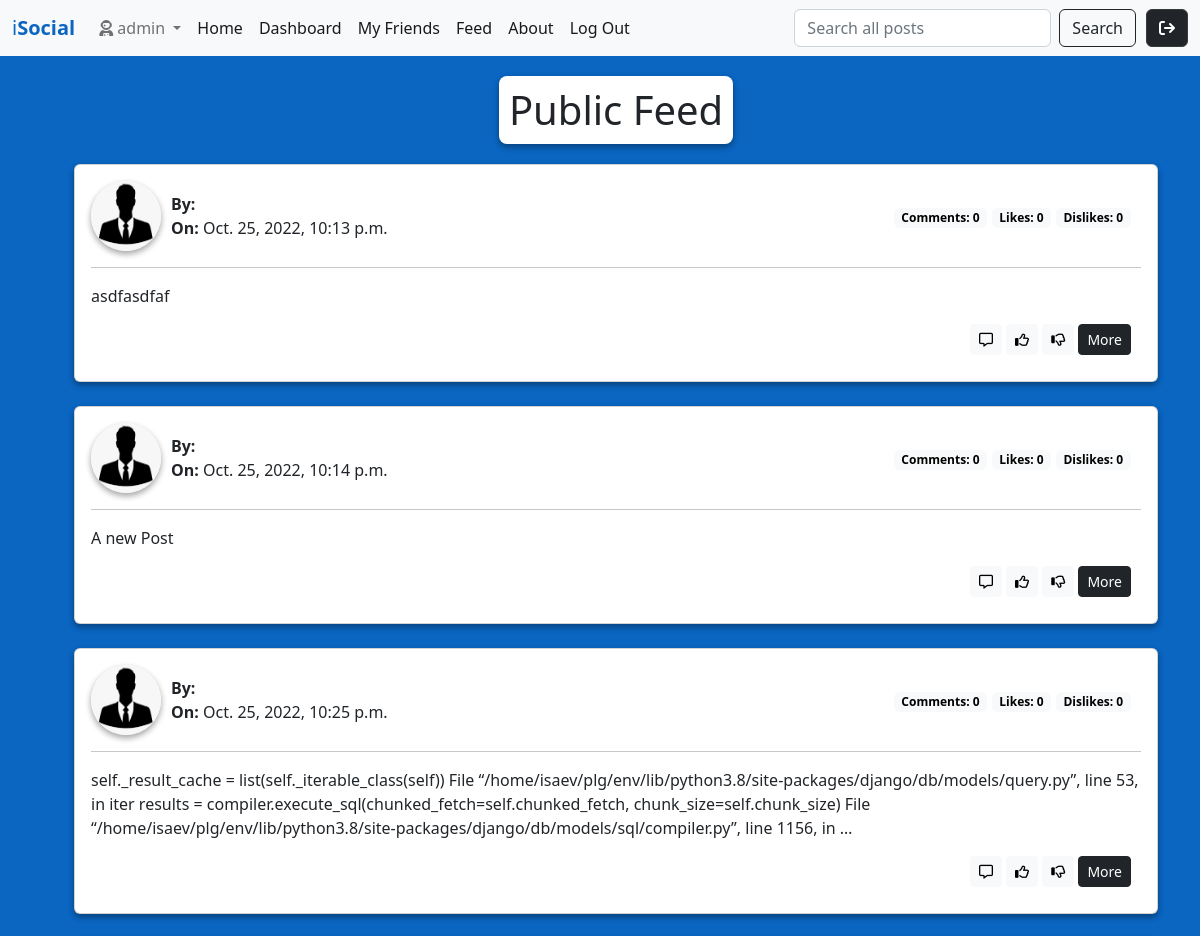
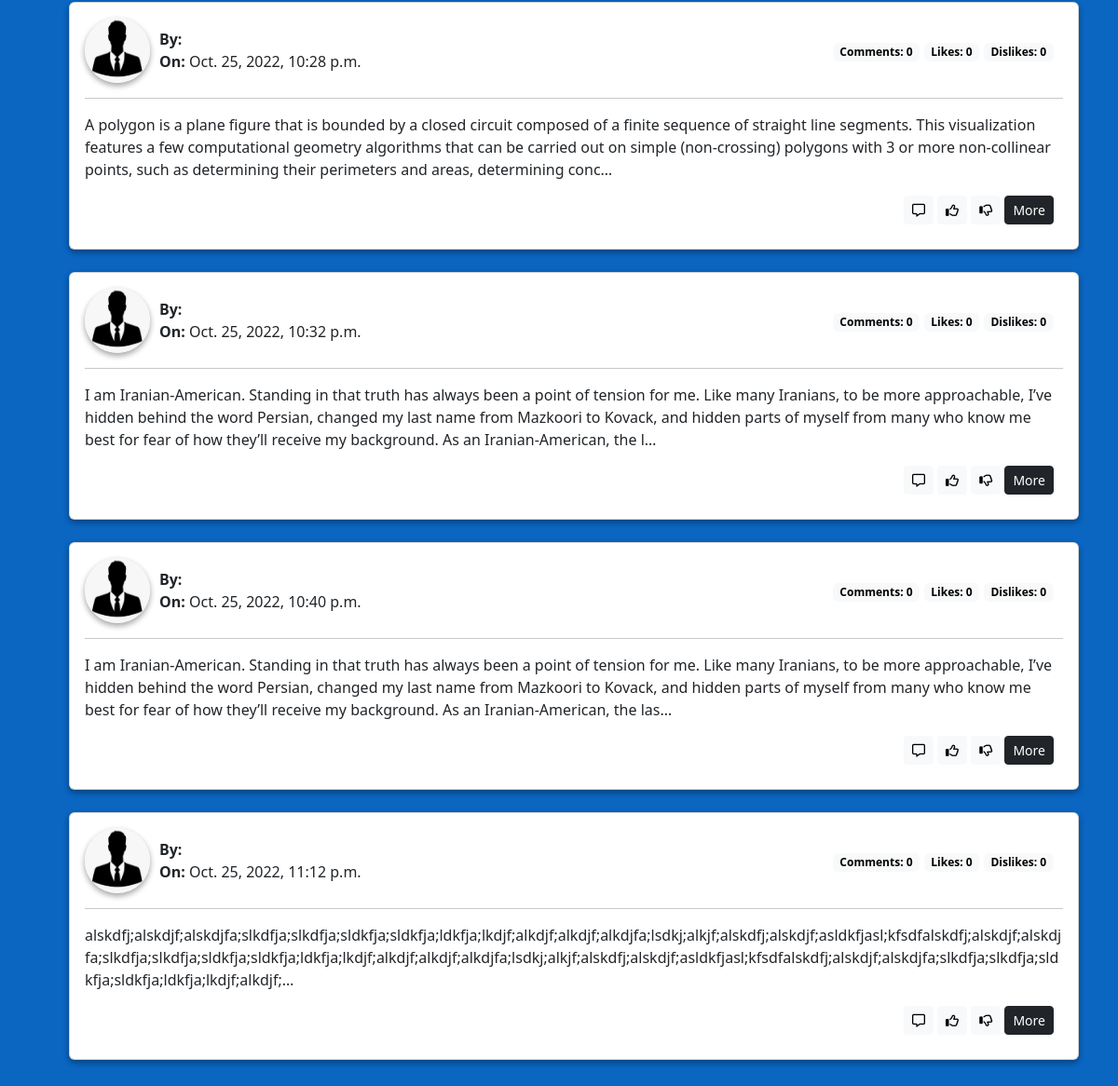
The page /posts/ (signed in) on the database its author committed (2 pictures, top to bottom).
### accounts/models.py (models this page shows)
class CustomUser(AbstractUser):
    email = models.EmailField(blank=True, default='', unique=True)
    first_name = models.CharField(max_length=255, blank=True, default='')
    last_name = models.CharField(max_length=255, blank=True, default='')
    username = models.CharField(max_length=255, blank=True, default='', unique=True)

### posts/models.py (models this page shows)
class Post(models.Model):
    body = models.TextField()
    comments = models.IntegerField(default=0)
    likes = models.IntegerField(default=0)
    dislikes = models.IntegerField(default=0)
    created_on = models.DateTimeField(
        auto_now_add=True,
        null=True,
        blank=True
    )

### posts/views.py (the view)
# urls.py: path('', PostListView.as_view(), name='post_list'),
class PostListView(ListView):
    template_name = "posts/post_list.html"
    model = Post

### templates/posts/post_list.html (shortened to what this page needs)
{% extends 'base.html' %}
{% block content %}
<ul>
    {% if post_list %}
    <h1 class="on-blue-message">Public Feed</h1>
    {% for post in post_list %}
    <div class="card box">
        <div class="card-body">
            <div class="post-top">
                <div  class="post-top">
                    <div>
                        <img src="/static/img/male.jpeg" alt="default user pic" width="70" height="70" class="profile-pic">
                    </div>
                    <div>
                        <div>
                            <strong>By:</strong> <a href="#"> {{ post.poster}} </a>
                        </div>
                        <div>
                            <strong> On:</strong> {{ post.created_on }}
                        </div>
                    </div>
                </div>
                <div class="author-options">
                    <span class="badge text-bg-light"><strong>Comments:</strong> {{ post.comments }}</span>
                    <span class="badge text-bg-light"><strong>Likes:</strong> {{ post.likes }}</span>
                    <span class="badge text-bg-light"><strong>Dislikes:</strong> {{ post.dislikes }}</span>
                </div>
            </div>
            <hr>
            <p class="card-text">{{ post.body|truncatechars:350 }}</p>
            <div class="author-options">
                {% if user != post.poster %}
                <a href="#" class="btn btn-sm btn-light">
                    <i class="fa-regular fa-message"></i>
                </a>
                <a href="#" class="btn btn-sm btn-light">
                    <i class="fa-regular fa-thumbs-up"></i>
                </a>
                <a href="#" class="btn btn-sm btn-light">
                    <i class="fa-regular fa-thumbs-down"></i>
                </a>
                <a href="{% url 'post_detail' post.id %}" class="btn btn-dark btn-sm">
                    More
                </a>
                {% endif %}
            </div>
        </div>
    </div>
    <br />
    {% endfor %}
    {% else %}
    <h1>Awwww!</h1>
    <h1>Currently no Posts!</h1>
    {% endif %}
</ul>
{% endblock content %}

### templates/base.html (shortened to what this page needs)
{% load static %}
<!DOCTYPE html>
<html lang="en">
<head>
    <link href="https://cdn.jsdelivr.net/npm/bootstrap@5.2.1/dist/css/bootstrap.min.css" rel="stylesheet">
    <link rel="stylesheet" href="{% static '/css/base.css' %}">
    <link rel="stylesheet" href="https://cdn.jsdelivr.net/npm/bootstrap-icons@1.9.1/font/bootstrap-icons.css">
</head>
<body>
    <nav class="navbar navbar-light navbar-expand-lg bg-light">
        <div class="container-fluid">
            <a class="navbar-brand" href="{% url 'home' %}" id="logo-daily">i<strong>Social</strong></a>
            <div class="collapse navbar-collapse" id="navbarSupportedContent">
                <ul class="navbar-nav me-auto mb-2 mb-lg-0">
                    {% if user.is_authenticated %}
                    <li class="nav-item dropdown">
                        <a class="nav-link dropdown-toggle" href="#" role="button" data-bs-toggle="dropdown" aria-expanded="false">
                            <i class="fa-solid fa-user-astronaut"></i> {{ user.username }}
                        </a>
                    </li>
                    {% else %}
                    <li class="nav-item">
                        <a class="nav-link active" aria-current="page" href="{% url 'login' %}">
                            <i class="fa-solid fa-user-plus"></i>
                        </a>
                    </li>
                    {% endif %}
                    <li class="nav-item">
                        <a class="nav-link active" aria-current="page" href="{% url 'home' %}">Home</a>
                    </li>
                    <li class="nav-item">
                        <a class="nav-link active" aria-current="page" href="{% url 'my_dashboard' %}">Dashboard</a>
                    </li>
                    <li class="nav-item">
                        <a class="nav-link active" aria-current="page" href="{% url 'my_friends_list' %}">My Friends</a>
                    </li>
                    <li class="nav-item">
                        <a class="nav-link active" aria-current="page" href="{% url 'post_list' %}">Feed</a>
                    </li>
                    <li class="nav-item">
                        <a class="nav-link active" aria-current="page" href="{% url 'about' %}">About</a>
                    </li>
                    {% if user.is_authenticated %}
                    <li class="nav-item">
                        <a class="nav-link active" aria-current="page" href="{% url 'logout' %}">Log Out</a>
                    </li>
                    {% else %}
                    <li class="nav-item">
                        <a class="nav-link active" aria-current="page" href="{% url 'login' %}">Login</a>
                    </li>
                    {% endif %}
                </ul>
                <form class="d-flex" role="search">
                    <input class="form-control me-2" type="search" placeholder="Search all posts" aria-label="Search">
                    <button class="btn btn-outline-dark" type="submit">Search</button>
                </form>
                {% if not user.is_authenticated %}
                {% else %}
                <div class="">
                    <a id="log-in-icon"
                       href="{% url 'logout' %}"
                       class="card-link btn btn-dark btn-md active"
                    >
                    <i class="fa-solid fa-arrow-right-from-bracket"></i>
                    </a>
                </div>
                {% endif %}
            </div>
        </div>
    </nav>
    <div class="container">
        {% block content %}
        {% endblock content %}
    </div>
</body>
</html>

### static/css/base.css (style rules this page uses)
.profile-pic { box-shadow: rgba(0, 0, 0, 0.16) 0px 3px 6px, rgba(0, 0, 0, 0.23) 0px 3px 6px; border-radius: 50%; }
.post-top { display: flex; align-items: center; justify-content: space-between; gap: 10px; }
.on-blue-message { color: #212529; background-color: white; box-shadow: rgba(0, 0, 0, 0.16) 0px 3px 6px, rgba(0, 0, 0, 0.23) 0px 3px 6px; width: fit-content; padding: 10px; margin-top:20px; margin-bottom:20px; border-radius: 8px; margin-right: auto; margin-left: auto; }
h1, h2, h3, h4, h5, h6 { text-align: center; margin-top:10px; margin-bottom:10px; color: #212529; }
body { background-color: #0b66c2; }
#logo-daily, #question-delete, .forbidden h1 { color: #0b66c2; }
#log-in-icon { margin-left: 10px;background-color: #212529; }
.box { box-shadow: rgba(0, 0, 0, 0.16) 0px 3px 6px, rgba(0, 0, 0, 0.23) 0px 3px 6px; background-color: white; }
.author-options, #post-more { text-align: right; margin: 10px 10px; }

### rows shown on the page
CustomUser: username "admin"
Post: created_on "Oct. 25, 2022, 10:13 p.m.", comments "0", likes "0", dislikes "0", body "asdfasdfaf"
Post: created_on "Oct. 25, 2022, 10:14 p.m.", comments "0", likes "0", dislikes "0", body "A new Post"
Post: created_on "Oct. 25, 2022, 10:25 p.m.", comments "0", likes "0", dislikes "0", body "self._result_cache = list(self._iterable_class(self)) File “/home/isaev/plg/env/lib/python3.8/site-packages/django/db/models/query.py”, line 53, in iter results = compiler.execute_sql(chunked_fetch=self.chunked_fetch, chunk_size=self.chunk_size) File “/home/isaev/plg/env/lib/python3.8/site-packages/django/db/models/sql/compiler.py”, line 1156, in …"
Post: created_on "Oct. 25, 2022, 10:28 p.m.", comments "0", likes "0", dislikes "0", body "A polygon is a plane figure that is bounded by a closed circuit composed of a finite sequence of straight line segments. This visualization features a few computational geometry algorithms that can be carried out on simple (non-crossing) polygons with 3 or more non-collinear points, such as determining their perimeters and areas, determining conc…"
Post: created_on "Oct. 25, 2022, 10:32 p.m.", comments "0", likes "0", dislikes "0", body "I am Iranian-American. Standing in that truth has always been a point of tension for me. Like many Iranians, to be more approachable, I’ve hidden behind the word Persian, changed my last name from Mazkoori to Kovack, and hidden parts of myself from many who know me best for fear of how they’ll receive my background. As an Iranian-American, the l…"
Post: created_on "Oct. 25, 2022, 10:40 p.m.", comments "0", likes "0", dislikes "0", body "I am Iranian-American. Standing in that truth has always been a point of tension for me. Like many Iranians, to be more approachable, I’ve hidden behind the word Persian, changed my last name from Mazkoori to Kovack, and hidden parts of myself from many who know me best for fear of how they’ll receive my background. As an Iranian-American, the las…"
Post: created_on "Oct. 25, 2022, 11:12 p.m.", comments "0", likes "0", dislikes "0", body "alskdfj;alskdjf;alskdjfa;slkdfja;slkdfja;sldkfja;sldkfja;ldkfja;lkdjf;alkdjf;alkdjf;alkdjfa;lsdkj;alkjf;alskdfj;alskdjf;asldkfjasl;kfsdfalskdfj;alskdjf;alskdjfa;slkdfja;slkdfja;sldkfja;sldkfja;ldkfja;lkdjf;alkdjf;alkdjf;alkdjfa;lsdkj;alkjf;alskdfj;alskdjf;asldkfjasl;kfsdfalskdfj;alskdjf;alskdjfa;slkdfja;slkdfja;sldkfja;sldkfja;ldkfja;lkdjf;alkdjf;…"
